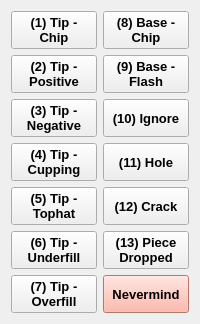
        <widget class="QWidget" name="page_8">
         <layout class="QHBoxLayout" name="horizontalLayout_5">
          <item>
           <layout class="QVBoxLayout" name="verticalLayout_12">
            <item>
             <widget class="QPushButton" name="pushButtonTipChip_3">
              <property name="sizePolicy">
               <sizepolicy hsizetype="Minimum" vsizetype="Preferred">
                <horstretch>0</horstretch>
                <verstretch>0</verstretch>
               </sizepolicy>
              </property>
              <property name="font">
               <font>
                <pointsize>10</pointsize>
                <weight>75</weight>
                <bold>true</bold>
               </font>
              </property>
              <property name="text">
               <string>(1) Tip - 
Chip</string>
              </property>
              <property name="checkable">
               <bool>true</bool>
              </property>
             </widget>
            </item>
            <item>
             <widget class="QPushButton" name="pushButtonTipPositive_3">
              <property name="sizePolicy">
               <sizepolicy hsizetype="Minimum" vsizetype="Preferred">
                <horstretch>0</horstretch>
                <verstretch>0</verstretch>
               </sizepolicy>
              </property>
              <property name="font">
               <font>
                <pointsize>10</pointsize>
                <weight>75</weight>
                <bold>true</bold>
               </font>
              </property>
              <property name="text">
               <string>(2) Tip - 
Positive</string>
              </property>
              <property name="checkable">
               <bool>true</bool>
              </property>
             </widget>
            </item>
            <item>
             <widget class="QPushButton" name="pushButtonTipNegative_3">
              <property name="sizePolicy">
               <sizepolicy hsizetype="Minimum" vsizetype="Preferred">
                <horstretch>0</horstretch>
                <verstretch>0</verstretch>
               </sizepolicy>
              </property>
              <property name="font">
               <font>
                <pointsize>10</pointsize>
                <weight>75</weight>
                <bold>true</bold>
               </font>
              </property>
              <property name="text">
               <string>(3) Tip - 
Negative</string>
              </property>
              <property name="checkable">
               <bool>true</bool>
              </property>
             </widget>
            </item>
            <item>
             <widget class="QPushButton" name="pushButtonTipCupping_3">
              <property name="sizePolicy">
               <sizepolicy hsizetype="Minimum" vsizetype="Preferred">
                <horstretch>0</horstretch>
                <verstretch>0</verstretch>
               </sizepolicy>
              </property>
              <property name="font">
               <font>
                <pointsize>10</pointsize>
                <weight>75</weight>
                <bold>true</bold>
               </font>
              </property>
              <property name="text">
               <string>(4) Tip - 
Cupping</string>
              </property>
              <property name="checkable">
               <bool>true</bool>
              </property>
             </widget>
            </item>
            <item>
             <widget class="QPushButton" name="pushButtonTipTophat_3">
              <property name="sizePolicy">
               <sizepolicy hsizetype="Minimum" vsizetype="Preferred">
                <horstretch>0</horstretch>
                <verstretch>0</verstretch>
               </sizepolicy>
              </property>
              <property name="font">
               <font>
                <pointsize>10</pointsize>
                <weight>75</weight>
                <bold>true</bold>
               </font>
              </property>
              <property name="text">
               <string>(5) Tip - 
Tophat</string>
              </property>
              <property name="checkable">
               <bool>true</bool>
              </property>
             </widget>
            </item>
            <item>
             <widget class="QPushButton" name="pushButtonTipUnderfill_3">
              <property name="sizePolicy">
               <sizepolicy hsizetype="Minimum" vsizetype="Preferred">
                <horstretch>0</horstretch>
                <verstretch>0</verstretch>
               </sizepolicy>
              </property>
              <property name="font">
               <font>
                <pointsize>10</pointsize>
                <weight>75</weight>
                <bold>true</bold>
               </font>
              </property>
              <property name="text">
               <string>(6) Tip - 
Underfill</string>
              </property>
              <property name="checkable">
               <bool>true</bool>
              </property>
             </widget>
            </item>
            <item>
             <widget class="QPushButton" name="pushButtonTipOverfill_3">
              <property name="sizePolicy">
               <sizepolicy hsizetype="Minimum" vsizetype="Preferred">
                <horstretch>0</horstretch>
                <verstretch>0</verstretch>
               </sizepolicy>
              </property>
              <property name="font">
               <font>
                <pointsize>10</pointsize>
                <weight>75</weight>
                <bold>true</bold>
               </font>
              </property>
              <property name="text">
               <string>(7) Tip - 
Overfill</string>
              </property>
              <property name="checkable">
               <bool>true</bool>
              </property>
             </widget>
            </item>
           </layout>
          </item>
          <item>
           <layout class="QVBoxLayout" name="verticalLayout_13">
            <item>
             <widget class="QPushButton" name="pushButtonBaseChip_3">
              <property name="sizePolicy">
               <sizepolicy hsizetype="Minimum" vsizetype="Preferred">
                <horstretch>0</horstretch>
                <verstretch>0</verstretch>
               </sizepolicy>
              </property>
              <property name="font">
               <font>
                <pointsize>10</pointsize>
                <weight>75</weight>
                <bold>true</bold>
               </font>
              </property>
              <property name="text">
               <string>(8) Base - 
Chip</string>
              </property>
              <property name="checkable">
               <bool>true</bool>
              </property>
             </widget>
            </item>
            <item>
             <widget class="QPushButton" name="pushButtonBaseFlash_3">
              <property name="sizePolicy">
               <sizepolicy hsizetype="Minimum" vsizetype="Preferred">
                <horstretch>0</horstretch>
                <verstretch>0</verstretch>
               </sizepolicy>
              </property>
              <property name="font">
               <font>
                <pointsize>10</pointsize>
                <weight>75</weight>
                <bold>true</bold>
               </font>
              </property>
              <property name="text">
               <string>(9) Base - 
Flash</string>
              </property>
              <property name="checkable">
               <bool>true</bool>
              </property>
             </widget>
            </item>
            <item>
             <widget class="QPushButton" name="pushButtonBaseWarp_3">
              <property name="sizePolicy">
               <sizepolicy hsizetype="Minimum" vsizetype="Preferred">
                <horstretch>0</horstretch>
                <verstretch>0</verstretch>
               </sizepolicy>
              </property>
              <property name="font">
               <font>
                <pointsize>10</pointsize>
                <weight>75</weight>
                <bold>true</bold>
               </font>
              </property>
              <property name="text">
               <string>(10) Ignore</string>
              </property>
              <property name="checkable">
               <bool>true</bool>
              </property>
             </widget>
            </item>
            <item>
             <widget class="QPushButton" name="pushButtonHole_3">
              <property name="sizePolicy">
               <sizepolicy hsizetype="Minimum" vsizetype="Preferred">
                <horstretch>0</horstretch>
                <verstretch>0</verstretch>
               </sizepolicy>
              </property>
              <property name="font">
               <font>
                <pointsize>10</pointsize>
                <weight>75</weight>
                <bold>true</bold>
               </font>
              </property>
              <property name="text">
               <string>(11) Hole</string>
              </property>
              <property name="checkable">
               <bool>true</bool>
              </property>
             </widget>
            </item>
            <item>
             <widget class="QPushButton" name="pushButtonCrack_3">
              <property name="sizePolicy">
               <sizepolicy hsizetype="Minimum" vsizetype="Preferred">
                <horstretch>0</horstretch>
                <verstretch>0</verstretch>
               </sizepolicy>
              </property>
              <property name="font">
               <font>
                <pointsize>10</pointsize>
                <weight>75</weight>
                <bold>true</bold>
               </font>
              </property>
              <property name="text">
               <string>(12) Crack</string>
              </property>
              <property name="checkable">
               <bool>true</bool>
              </property>
             </widget>
            </item>
            <item>
             <widget class="QPushButton" name="pushButtonPieceDropped_3">
              <property name="sizePolicy">
               <sizepolicy hsizetype="Minimum" vsizetype="Preferred">
                <horstretch>0</horstretch>
                <verstretch>0</verstretch>
               </sizepolicy>
              </property>
              <property name="font">
               <font>
                <pointsize>10</pointsize>
                <weight>75</weight>
                <bold>true</bold>
               </font>
              </property>
              <property name="text">
               <string>(13) Piece 
Dropped</string>
              </property>
              <property name="checkable">
               <bool>true</bool>
              </property>
             </widget>
            </item>
            <item>
             <widget class="QPushButton" name="pushButtonNevermind_3">
              <property name="sizePolicy">
               <sizepolicy hsizetype="Minimum" vsizetype="Preferred">
                <horstretch>0</horstretch>
                <verstretch>0</verstretch>
               </sizepolicy>
              </property>
              <property name="font">
               <font>
                <pointsize>10</pointsize>
                <weight>75</weight>
                <bold>true</bold>
               </font>
              </property>
              <property name="styleSheet">
               <string notr="true">background-color: rgb(255, 165, 149);</string>
              </property>
              <property name="text">
               <string>Nevermind</string>
              </property>
              <property name="checkable">
               <bool>false</bool>
              </property>
             </widget>
            </item>
           </layout>
          </item>
         </layout>
        </widget>
